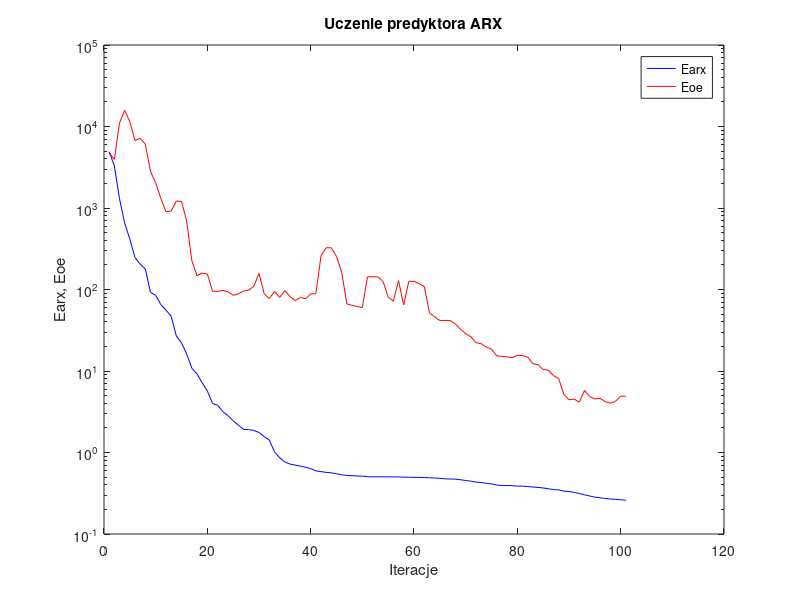
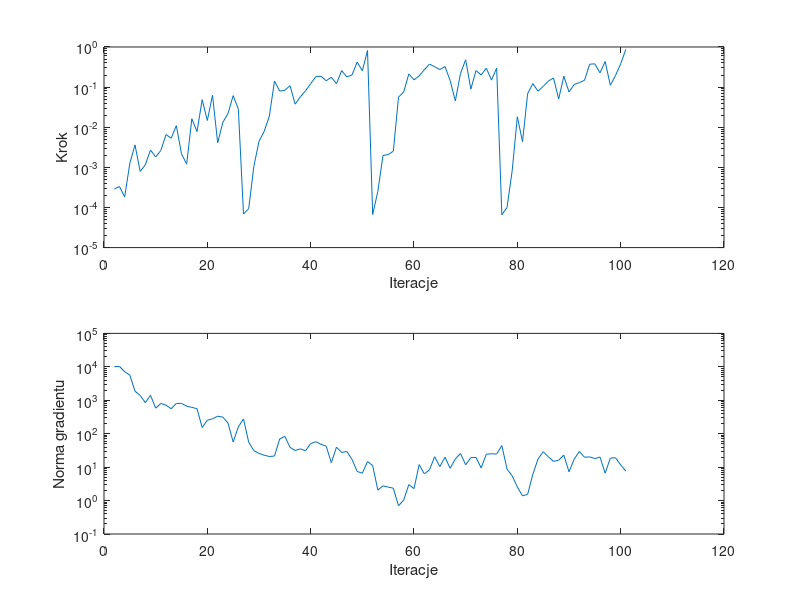

Recreate these plots in MATLAB, in order.
%uczenie predyktora arx
clear all;
n=0; farx(n+1)=4.910592e+003; foe(n+1)=4.768854e+003; wspucz(n+1)=0.000000e+000; ng(n+1)=0.000000e+000;
%odnowa zmiennej metryki
n=1; farx(n+1)=3.293833e+003; foe(n+1)=3.954207e+003; krok(n+1)=2.900037e-004; ng(n+1)=1.014110e+004;
n=2; farx(n+1)=1.299086e+003; foe(n+1)=1.103293e+004; krok(n+1)=3.325065e-004; ng(n+1)=1.027546e+004;
n=3; farx(n+1)=6.524352e+002; foe(n+1)=1.579175e+004; krok(n+1)=1.828869e-004; ng(n+1)=7.130916e+003;
n=4; farx(n+1)=4.152903e+002; foe(n+1)=1.142346e+004; krok(n+1)=1.265228e-003; ng(n+1)=5.640446e+003;
n=5; farx(n+1)=2.463395e+002; foe(n+1)=6.723377e+003; krok(n+1)=3.625910e-003; ng(n+1)=1.864117e+003;
n=6; farx(n+1)=2.054226e+002; foe(n+1)=7.157783e+003; krok(n+1)=7.878882e-004; ng(n+1)=1.394333e+003;
n=7; farx(n+1)=1.783767e+002; foe(n+1)=6.070276e+003; krok(n+1)=1.163400e-003; ng(n+1)=8.467424e+002;
n=8; farx(n+1)=9.195746e+001; foe(n+1)=2.815401e+003; krok(n+1)=2.700359e-003; ng(n+1)=1.412278e+003;
n=9; farx(n+1)=8.495355e+001; foe(n+1)=2.023410e+003; krok(n+1)=1.810600e-003; ng(n+1)=5.813827e+002;
n=10; farx(n+1)=6.520526e+001; foe(n+1)=1.309721e+003; krok(n+1)=2.634602e-003; ng(n+1)=8.027893e+002;
n=11; farx(n+1)=5.574540e+001; foe(n+1)=9.001429e+002; krok(n+1)=6.543079e-003; ng(n+1)=7.126068e+002;
n=12; farx(n+1)=4.707368e+001; foe(n+1)=9.172569e+002; krok(n+1)=5.320104e-003; ng(n+1)=5.570274e+002;
n=13; farx(n+1)=2.686929e+001; foe(n+1)=1.217216e+003; krok(n+1)=1.095618e-002; ng(n+1)=8.041715e+002;
n=14; farx(n+1)=2.211561e+001; foe(n+1)=1.205633e+003; krok(n+1)=2.173143e-003; ng(n+1)=8.061689e+002;
n=15; farx(n+1)=1.621202e+001; foe(n+1)=6.931259e+002; krok(n+1)=1.203868e-003; ng(n+1)=6.646477e+002;
n=16; farx(n+1)=1.082238e+001; foe(n+1)=2.261099e+002; krok(n+1)=1.626130e-002; ng(n+1)=6.121778e+002;
n=17; farx(n+1)=9.201422e+000; foe(n+1)=1.473380e+002; krok(n+1)=7.763326e-003; ng(n+1)=5.612874e+002;
n=18; farx(n+1)=7.182146e+000; foe(n+1)=1.587736e+002; krok(n+1)=4.857442e-002; ng(n+1)=1.528055e+002;
n=19; farx(n+1)=5.694334e+000; foe(n+1)=1.550190e+002; krok(n+1)=1.473291e-002; ng(n+1)=2.532714e+002;
n=20; farx(n+1)=4.002211e+000; foe(n+1)=9.552871e+001; krok(n+1)=6.278363e-002; ng(n+1)=2.774044e+002;
n=21; farx(n+1)=3.791210e+000; foe(n+1)=9.465301e+001; krok(n+1)=4.083230e-003; ng(n+1)=3.337969e+002;
n=22; farx(n+1)=3.183312e+000; foe(n+1)=9.747975e+001; krok(n+1)=1.321323e-002; ng(n+1)=3.136637e+002;
n=23; farx(n+1)=2.825525e+000; foe(n+1)=9.356038e+001; krok(n+1)=2.191235e-002; ng(n+1)=2.081531e+002;
n=24; farx(n+1)=2.454576e+000; foe(n+1)=8.501843e+001; krok(n+1)=6.137372e-002; ng(n+1)=5.622178e+001;
n=25; farx(n+1)=2.170400e+000; foe(n+1)=8.846412e+001; krok(n+1)=2.865057e-002; ng(n+1)=1.602814e+002;
%odnowa zmiennej metryki
n=26; farx(n+1)=1.921491e+000; foe(n+1)=9.554573e+001; krok(n+1)=6.888194e-005; ng(n+1)=2.757613e+002;
n=27; farx(n+1)=1.910540e+000; foe(n+1)=9.796398e+001; krok(n+1)=9.290537e-005; ng(n+1)=5.615916e+001;
n=28; farx(n+1)=1.865907e+000; foe(n+1)=1.095293e+002; krok(n+1)=1.050273e-003; ng(n+1)=3.116673e+001;
n=29; farx(n+1)=1.759513e+000; foe(n+1)=1.573849e+002; krok(n+1)=4.474093e-003; ng(n+1)=2.580234e+001;
n=30; farx(n+1)=1.567389e+000; foe(n+1)=8.866315e+001; krok(n+1)=7.883344e-003; ng(n+1)=2.273505e+001;
n=31; farx(n+1)=1.420575e+000; foe(n+1)=7.731896e+001; krok(n+1)=1.889482e-002; ng(n+1)=2.079339e+001;
n=32; farx(n+1)=1.018858e+000; foe(n+1)=9.468311e+001; krok(n+1)=1.420813e-001; ng(n+1)=2.148506e+001;
n=33; farx(n+1)=8.618775e-001; foe(n+1)=8.002978e+001; krok(n+1)=7.964480e-002; ng(n+1)=6.946883e+001;
n=34; farx(n+1)=7.653950e-001; foe(n+1)=9.667556e+001; krok(n+1)=8.343059e-002; ng(n+1)=8.367880e+001;
n=35; farx(n+1)=7.207653e-001; foe(n+1)=8.180383e+001; krok(n+1)=1.088405e-001; ng(n+1)=3.907652e+001;
n=36; farx(n+1)=7.014796e-001; foe(n+1)=7.309412e+001; krok(n+1)=3.762076e-002; ng(n+1)=3.141569e+001;
n=37; farx(n+1)=6.808015e-001; foe(n+1)=8.003569e+001; krok(n+1)=5.730115e-002; ng(n+1)=3.531234e+001;
n=38; farx(n+1)=6.591779e-001; foe(n+1)=7.691341e+001; krok(n+1)=8.061847e-002; ng(n+1)=3.093963e+001;
n=39; farx(n+1)=6.345649e-001; foe(n+1)=8.859073e+001; krok(n+1)=1.221144e-001; ng(n+1)=5.071005e+001;
n=40; farx(n+1)=5.952856e-001; foe(n+1)=8.851437e+001; krok(n+1)=1.822367e-001; ng(n+1)=5.767790e+001;
n=41; farx(n+1)=5.826224e-001; foe(n+1)=2.587239e+002; krok(n+1)=1.865458e-001; ng(n+1)=4.818469e+001;
n=42; farx(n+1)=5.705939e-001; foe(n+1)=3.253498e+002; krok(n+1)=1.441658e-001; ng(n+1)=4.245066e+001;
n=43; farx(n+1)=5.634897e-001; foe(n+1)=3.252508e+002; krok(n+1)=1.755320e-001; ng(n+1)=1.359522e+001;
n=44; farx(n+1)=5.488642e-001; foe(n+1)=2.536223e+002; krok(n+1)=1.216335e-001; ng(n+1)=3.974067e+001;
n=45; farx(n+1)=5.328047e-001; foe(n+1)=1.630726e+002; krok(n+1)=2.577175e-001; ng(n+1)=2.745433e+001;
n=46; farx(n+1)=5.228746e-001; foe(n+1)=6.649664e+001; krok(n+1)=1.800875e-001; ng(n+1)=2.944406e+001;
n=47; farx(n+1)=5.196174e-001; foe(n+1)=6.399299e+001; krok(n+1)=2.002215e-001; ng(n+1)=1.698186e+001;
n=48; farx(n+1)=5.146961e-001; foe(n+1)=6.180832e+001; krok(n+1)=4.213257e-001; ng(n+1)=7.428167e+000;
n=49; farx(n+1)=5.123040e-001; foe(n+1)=6.014770e+001; krok(n+1)=2.545463e-001; ng(n+1)=6.570239e+000;
n=50; farx(n+1)=5.041282e-001; foe(n+1)=1.430066e+002; krok(n+1)=8.179879e-001; ng(n+1)=1.473549e+001;
%odnowa zmiennej metryki
n=51; farx(n+1)=5.037859e-001; foe(n+1)=1.432720e+002; krok(n+1)=6.667236e-005; ng(n+1)=1.113252e+001;
n=52; farx(n+1)=5.037510e-001; foe(n+1)=1.430743e+002; krok(n+1)=2.523757e-004; ng(n+1)=2.055773e+000;
n=53; farx(n+1)=5.031550e-001; foe(n+1)=1.260246e+002; krok(n+1)=1.970836e-003; ng(n+1)=2.756912e+000;
n=54; farx(n+1)=5.026959e-001; foe(n+1)=8.108520e+001; krok(n+1)=2.081087e-003; ng(n+1)=2.532479e+000;
n=55; farx(n+1)=5.021318e-001; foe(n+1)=7.197751e+001; krok(n+1)=2.530456e-003; ng(n+1)=2.348354e+000;
n=56; farx(n+1)=5.013340e-001; foe(n+1)=1.286757e+002; krok(n+1)=5.623415e-002; ng(n+1)=6.954791e-001;
n=57; farx(n+1)=4.990947e-001; foe(n+1)=6.466541e+001; krok(n+1)=7.508776e-002; ng(n+1)=1.035662e+000;
n=58; farx(n+1)=4.970057e-001; foe(n+1)=1.259181e+002; krok(n+1)=2.134155e-001; ng(n+1)=3.002145e+000;
n=59; farx(n+1)=4.960361e-001; foe(n+1)=1.258774e+002; krok(n+1)=1.516292e-001; ng(n+1)=2.277151e+000;
n=60; farx(n+1)=4.946089e-001; foe(n+1)=1.181697e+002; krok(n+1)=1.902702e-001; ng(n+1)=1.192313e+001;
n=61; farx(n+1)=4.929431e-001; foe(n+1)=1.086198e+002; krok(n+1)=2.715651e-001; ng(n+1)=6.277545e+000;
n=62; farx(n+1)=4.898276e-001; foe(n+1)=5.133965e+001; krok(n+1)=3.745525e-001; ng(n+1)=8.320522e+000;
n=63; farx(n+1)=4.863167e-001; foe(n+1)=4.626864e+001; krok(n+1)=3.223140e-001; ng(n+1)=2.051832e+001;
n=64; farx(n+1)=4.819101e-001; foe(n+1)=4.160498e+001; krok(n+1)=2.730638e-001; ng(n+1)=1.040392e+001;
n=65; farx(n+1)=4.757281e-001; foe(n+1)=4.179280e+001; krok(n+1)=3.261226e-001; ng(n+1)=1.974049e+001;
n=66; farx(n+1)=4.726998e-001; foe(n+1)=4.163493e+001; krok(n+1)=1.452529e-001; ng(n+1)=9.229806e+000;
n=67; farx(n+1)=4.711969e-001; foe(n+1)=3.784310e+001; krok(n+1)=4.524124e-002; ng(n+1)=1.761083e+001;
n=68; farx(n+1)=4.631101e-001; foe(n+1)=3.240990e+001; krok(n+1)=2.200070e-001; ng(n+1)=2.553136e+001;
n=69; farx(n+1)=4.529281e-001; foe(n+1)=2.870874e+001; krok(n+1)=4.803134e-001; ng(n+1)=1.174773e+001;
n=70; farx(n+1)=4.454348e-001; foe(n+1)=2.636650e+001; krok(n+1)=8.892157e-002; ng(n+1)=1.915877e+001;
n=71; farx(n+1)=4.328722e-001; foe(n+1)=2.228349e+001; krok(n+1)=2.583432e-001; ng(n+1)=1.958228e+001;
n=72; farx(n+1)=4.285771e-001; foe(n+1)=2.163438e+001; krok(n+1)=2.007487e-001; ng(n+1)=9.471144e+000;
n=73; farx(n+1)=4.185605e-001; foe(n+1)=1.965050e+001; krok(n+1)=2.965759e-001; ng(n+1)=2.448367e+001;
n=74; farx(n+1)=4.122637e-001; foe(n+1)=1.849654e+001; krok(n+1)=1.495129e-001; ng(n+1)=2.506762e+001;
n=75; farx(n+1)=3.988224e-001; foe(n+1)=1.537978e+001; krok(n+1)=2.981475e-001; ng(n+1)=2.464031e+001;
%odnowa zmiennej metryki
n=76; farx(n+1)=3.927961e-001; foe(n+1)=1.512699e+001; krok(n+1)=6.564208e-005; ng(n+1)=4.433917e+001;
n=77; farx(n+1)=3.923917e-001; foe(n+1)=1.490517e+001; krok(n+1)=9.985203e-005; ng(n+1)=8.750929e+000;
n=78; farx(n+1)=3.915145e-001; foe(n+1)=1.460656e+001; krok(n+1)=8.178849e-004; ng(n+1)=5.497896e+000;
n=79; farx(n+1)=3.869501e-001; foe(n+1)=1.559862e+001; krok(n+1)=1.825682e-002; ng(n+1)=2.549240e+000;
n=80; farx(n+1)=3.866039e-001; foe(n+1)=1.546932e+001; krok(n+1)=4.372259e-003; ng(n+1)=1.382708e+000;
n=81; farx(n+1)=3.816572e-001; foe(n+1)=1.484010e+001; krok(n+1)=6.935426e-002; ng(n+1)=1.541530e+000;
n=82; farx(n+1)=3.777078e-001; foe(n+1)=1.230030e+001; krok(n+1)=1.220211e-001; ng(n+1)=6.113044e+000;
n=83; farx(n+1)=3.726981e-001; foe(n+1)=1.193177e+001; krok(n+1)=7.959957e-002; ng(n+1)=1.742643e+001;
n=84; farx(n+1)=3.672919e-001; foe(n+1)=1.046083e+001; krok(n+1)=1.039503e-001; ng(n+1)=2.882600e+001;
n=85; farx(n+1)=3.592852e-001; foe(n+1)=1.022540e+001; krok(n+1)=1.414327e-001; ng(n+1)=2.047257e+001;
n=86; farx(n+1)=3.506891e-001; foe(n+1)=8.777657e+000; krok(n+1)=1.687274e-001; ng(n+1)=1.482539e+001;
n=87; farx(n+1)=3.476111e-001; foe(n+1)=8.087156e+000; krok(n+1)=5.055608e-002; ng(n+1)=1.614044e+001;
n=88; farx(n+1)=3.359882e-001; foe(n+1)=5.150856e+000; krok(n+1)=1.872762e-001; ng(n+1)=2.278722e+001;
n=89; farx(n+1)=3.320104e-001; foe(n+1)=4.441777e+000; krok(n+1)=7.551359e-002; ng(n+1)=7.250165e+000;
n=90; farx(n+1)=3.241655e-001; foe(n+1)=4.516231e+000; krok(n+1)=1.160291e-001; ng(n+1)=1.726815e+001;
n=91; farx(n+1)=3.140792e-001; foe(n+1)=4.151388e+000; krok(n+1)=1.296496e-001; ng(n+1)=2.935525e+001;
n=92; farx(n+1)=3.025800e-001; foe(n+1)=5.766160e+000; krok(n+1)=1.478545e-001; ng(n+1)=1.976712e+001;
n=93; farx(n+1)=2.928186e-001; foe(n+1)=4.858080e+000; krok(n+1)=3.724184e-001; ng(n+1)=2.026625e+001;
n=94; farx(n+1)=2.833553e-001; foe(n+1)=4.544165e+000; krok(n+1)=3.805404e-001; ng(n+1)=1.804381e+001;
n=95; farx(n+1)=2.782382e-001; foe(n+1)=4.622953e+000; krok(n+1)=2.268451e-001; ng(n+1)=2.000719e+001;
n=96; farx(n+1)=2.733665e-001; foe(n+1)=4.211316e+000; krok(n+1)=4.337210e-001; ng(n+1)=6.595451e+000;
n=97; farx(n+1)=2.691558e-001; foe(n+1)=4.028849e+000; krok(n+1)=1.111619e-001; ng(n+1)=1.864855e+001;
n=98; farx(n+1)=2.662802e-001; foe(n+1)=4.248990e+000; krok(n+1)=1.942977e-001; ng(n+1)=1.904945e+001;
n=99; farx(n+1)=2.631832e-001; foe(n+1)=4.914643e+000; krok(n+1)=3.805404e-001; ng(n+1)=1.164958e+001;
n=100; farx(n+1)=2.591854e-001; foe(n+1)=4.914408e+000; krok(n+1)=8.726755e-001; ng(n+1)=7.634803e+000;

figure; semilogy(farx,'b'); hold on; semilogy(foe,'r'); xlabel('Iteracje'); ylabel('Earx, Eoe'); legend('Earx','Eoe'); title('Uczenie predyktora ARX');
figure; subplot(2,1,1); semilogy(krok); xlabel('Iteracje'); ylabel('Krok');
subplot(2,1,2); semilogy(ng); xlabel('Iteracje'); ylabel('Norma gradientu');
Earx=farx(n+1)
Eoe=foe(n+1)
